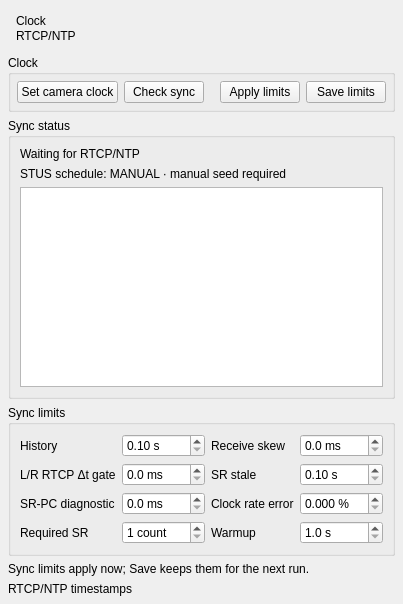
<?xml version='1.0' encoding='utf-8'?>
<ui version="4.0">
  <class>TimeWorkspace</class>
  <widget class="QWidget" name="widget1">
    <property name="minimumSize">
      <size>
        <width>0</width>
        <height>0</height>
      </size>
    </property>
    <property name="maximumSize">
      <size>
        <width>16777215</width>
        <height>16777215</height>
      </size>
    </property>
    <layout class="QVBoxLayout" name="layout2" stretch="0,0,0,0,0,0,1">
      <property name="leftMargin">
        <number>8</number>
      </property>
      <property name="topMargin">
        <number>8</number>
      </property>
      <property name="rightMargin">
        <number>8</number>
      </property>
      <property name="bottomMargin">
        <number>8</number>
      </property>
      <property name="spacing">
        <number>6</number>
      </property>
      <item>
        <widget class="QFrame" name="widget3">
          <property name="minimumSize">
            <size>
              <width>0</width>
              <height>0</height>
            </size>
          </property>
          <property name="maximumSize">
            <size>
              <width>16777215</width>
              <height>16777215</height>
            </size>
          </property>
          <layout class="QVBoxLayout" name="layout4" stretch="0,0">
            <property name="leftMargin">
              <number>8</number>
            </property>
            <property name="topMargin">
              <number>6</number>
            </property>
            <property name="rightMargin">
              <number>8</number>
            </property>
            <property name="bottomMargin">
              <number>6</number>
            </property>
            <property name="spacing">
              <number>1</number>
            </property>
            <item>
              <widget class="QLabel" name="widget5">
                <property name="minimumSize">
                  <size>
                    <width>0</width>
                    <height>0</height>
                  </size>
                </property>
                <property name="maximumSize">
                  <size>
                    <width>16777215</width>
                    <height>16777215</height>
                  </size>
                </property>
                <property name="text">
                  <string>Clock</string>
                </property>
                <property name="wordWrap">
                  <bool>false</bool>
                </property>
                <property name="alignment">
                  <set>Qt::AlignLeft|Qt::AlignVCenter</set>
                </property>
                <property name="textInteractionFlags">
                  <set>Qt::LinksAccessibleByMouse</set>
                </property>
                <property name="legacyObjectName" stdset="0">
                  <string>workspaceTitle</string>
                </property>
              </widget>
            </item>
            <item>
              <widget class="QLabel" name="widget6">
                <property name="minimumSize">
                  <size>
                    <width>0</width>
                    <height>0</height>
                  </size>
                </property>
                <property name="maximumSize">
                  <size>
                    <width>16777215</width>
                    <height>16777215</height>
                  </size>
                </property>
                <property name="text">
                  <string>RTCP/NTP</string>
                </property>
                <property name="wordWrap">
                  <bool>true</bool>
                </property>
                <property name="alignment">
                  <set>Qt::AlignLeft|Qt::AlignVCenter</set>
                </property>
                <property name="textInteractionFlags">
                  <set>Qt::LinksAccessibleByMouse</set>
                </property>
                <property name="legacyObjectName" stdset="0">
                  <string>workspaceSubtitle</string>
                </property>
              </widget>
            </item>
          </layout>
          <property name="legacyObjectName" stdset="0">
            <string>workstationHeader</string>
          </property>
        </widget>
      </item>
      <item>
        <widget class="QGroupBox" name="widget7">
          <property name="minimumSize">
            <size>
              <width>0</width>
              <height>0</height>
            </size>
          </property>
          <property name="maximumSize">
            <size>
              <width>16777215</width>
              <height>16777215</height>
            </size>
          </property>
          <property name="title">
            <string>Clock</string>
          </property>
          <layout class="QHBoxLayout" name="layout8" stretch="0,0,1,0,0">
            <property name="leftMargin">
              <number>6</number>
            </property>
            <property name="topMargin">
              <number>6</number>
            </property>
            <property name="rightMargin">
              <number>6</number>
            </property>
            <property name="bottomMargin">
              <number>6</number>
            </property>
            <property name="spacing">
              <number>6</number>
            </property>
            <item>
              <widget class="QPushButton" name="operation_buttons_time_set_pc">
                <property name="minimumSize">
                  <size>
                    <width>0</width>
                    <height>0</height>
                  </size>
                </property>
                <property name="maximumSize">
                  <size>
                    <width>16777215</width>
                    <height>16777215</height>
                  </size>
                </property>
                <property name="text">
                  <string>Set camera clock</string>
                </property>
                <property name="commandId" stdset="0">
                  <string>time.set_pc</string>
                </property>
              </widget>
            </item>
            <item>
              <widget class="QPushButton" name="operation_buttons_time_check_sync">
                <property name="minimumSize">
                  <size>
                    <width>0</width>
                    <height>0</height>
                  </size>
                </property>
                <property name="maximumSize">
                  <size>
                    <width>16777215</width>
                    <height>16777215</height>
                  </size>
                </property>
                <property name="text">
                  <string>Check sync</string>
                </property>
                <property name="commandId" stdset="0">
                  <string>time.check_sync</string>
                </property>
              </widget>
            </item>
            <item>
              <spacer name="spacer11">
                <property name="orientation">
                  <enum>Qt::Horizontal</enum>
                </property>
                <property name="sizeHint">
                  <size>
                    <width>0</width>
                    <height>0</height>
                  </size>
                </property>
              </spacer>
            </item>
            <item>
              <widget class="QPushButton" name="operation_buttons_time_apply_settings">
                <property name="minimumSize">
                  <size>
                    <width>0</width>
                    <height>0</height>
                  </size>
                </property>
                <property name="maximumSize">
                  <size>
                    <width>16777215</width>
                    <height>16777215</height>
                  </size>
                </property>
                <property name="text">
                  <string>Apply limits</string>
                </property>
                <property name="commandId" stdset="0">
                  <string>time.apply_settings</string>
                </property>
              </widget>
            </item>
            <item>
              <widget class="QPushButton" name="operation_buttons_time_save_settings">
                <property name="minimumSize">
                  <size>
                    <width>0</width>
                    <height>0</height>
                  </size>
                </property>
                <property name="maximumSize">
                  <size>
                    <width>16777215</width>
                    <height>16777215</height>
                  </size>
                </property>
                <property name="text">
                  <string>Save limits</string>
                </property>
                <property name="commandId" stdset="0">
                  <string>time.save_settings</string>
                </property>
              </widget>
            </item>
          </layout>
        </widget>
      </item>
      <item>
        <widget class="QGroupBox" name="widget14">
          <property name="minimumSize">
            <size>
              <width>0</width>
              <height>0</height>
            </size>
          </property>
          <property name="maximumSize">
            <size>
              <width>16777215</width>
              <height>16777215</height>
            </size>
          </property>
          <property name="title">
            <string>Sync status</string>
          </property>
          <layout class="QVBoxLayout" name="layout15" stretch="0,0,0">
            <property name="leftMargin">
              <number>9</number>
            </property>
            <property name="topMargin">
              <number>9</number>
            </property>
            <property name="rightMargin">
              <number>9</number>
            </property>
            <property name="bottomMargin">
              <number>9</number>
            </property>
            <property name="spacing">
              <number>6</number>
            </property>
            <item>
              <layout class="QHBoxLayout" name="layout16" stretch="1,1">
                <property name="leftMargin">
                  <number>0</number>
                </property>
                <property name="topMargin">
                  <number>0</number>
                </property>
                <property name="rightMargin">
                  <number>0</number>
                </property>
                <property name="bottomMargin">
                  <number>0</number>
                </property>
                <property name="spacing">
                  <number>6</number>
                </property>
                <item>
                  <widget class="QLabel" name="sync_status">
                    <property name="minimumSize">
                      <size>
                        <width>0</width>
                        <height>0</height>
                      </size>
                    </property>
                    <property name="maximumSize">
                      <size>
                        <width>16777215</width>
                        <height>16777215</height>
                      </size>
                    </property>
                    <property name="text">
                      <string>Waiting for RTCP/NTP</string>
                    </property>
                    <property name="wordWrap">
                      <bool>true</bool>
                    </property>
                    <property name="alignment">
                      <set>Qt::AlignLeft|Qt::AlignVCenter</set>
                    </property>
                    <property name="textInteractionFlags">
                      <set>Qt::TextSelectableByMouse</set>
                    </property>
                    <property name="legacyObjectName" stdset="0">
                      <string>statusStrip</string>
                    </property>
                  </widget>
                </item>
                <item>
                  <widget class="QLabel" name="sync_reason">
                    <property name="minimumSize">
                      <size>
                        <width>0</width>
                        <height>0</height>
                      </size>
                    </property>
                    <property name="maximumSize">
                      <size>
                        <width>16777215</width>
                        <height>16777215</height>
                      </size>
                    </property>
                    <property name="text">
                      <string />
                    </property>
                    <property name="wordWrap">
                      <bool>true</bool>
                    </property>
                    <property name="alignment">
                      <set>Qt::AlignRight|Qt::AlignVCenter</set>
                    </property>
                    <property name="textInteractionFlags">
                      <set>Qt::TextSelectableByMouse</set>
                    </property>
                    <property name="legacyObjectName" stdset="0">
                      <string>statusReason</string>
                    </property>
                  </widget>
                </item>
              </layout>
            </item>
            <item>
              <widget class="QLabel" name="schedule_status">
                <property name="minimumSize">
                  <size>
                    <width>0</width>
                    <height>0</height>
                  </size>
                </property>
                <property name="maximumSize">
                  <size>
                    <width>16777215</width>
                    <height>16777215</height>
                  </size>
                </property>
                <property name="text">
                  <string>STUS schedule: MANUAL · manual seed required</string>
                </property>
                <property name="wordWrap">
                  <bool>true</bool>
                </property>
                <property name="alignment">
                  <set>Qt::AlignLeft|Qt::AlignVCenter</set>
                </property>
                <property name="textInteractionFlags">
                  <set>Qt::TextSelectableByMouse</set>
                </property>
                <property name="legacyObjectName" stdset="0">
                  <string>statusStrip</string>
                </property>
              </widget>
            </item>
            <item>
              <widget class="QPlainTextEdit" name="sync_summary">
                <property name="minimumSize">
                  <size>
                    <width>0</width>
                    <height>200</height>
                  </size>
                </property>
                <property name="maximumSize">
                  <size>
                    <width>16777215</width>
                    <height>200</height>
                  </size>
                </property>
                <property name="readOnly">
                  <bool>true</bool>
                </property>
                <property name="maximumBlockCount">
                  <number>80</number>
                </property>
              </widget>
            </item>
          </layout>
        </widget>
      </item>
      <item>
        <widget class="QGroupBox" name="widget21">
          <property name="minimumSize">
            <size>
              <width>0</width>
              <height>0</height>
            </size>
          </property>
          <property name="maximumSize">
            <size>
              <width>16777215</width>
              <height>16777215</height>
            </size>
          </property>
          <property name="title">
            <string>Sync limits</string>
          </property>
          <layout class="QGridLayout" name="layout22" columnstretch="0,1,0,1">
            <property name="leftMargin">
              <number>9</number>
            </property>
            <property name="topMargin">
              <number>9</number>
            </property>
            <property name="rightMargin">
              <number>9</number>
            </property>
            <property name="bottomMargin">
              <number>9</number>
            </property>
            <property name="spacing">
              <number>-1</number>
            </property>
            <item row="0" column="0" rowspan="1" colspan="1">
              <widget class="QLabel" name="widget23">
                <property name="minimumSize">
                  <size>
                    <width>0</width>
                    <height>0</height>
                  </size>
                </property>
                <property name="maximumSize">
                  <size>
                    <width>16777215</width>
                    <height>16777215</height>
                  </size>
                </property>
                <property name="text">
                  <string>History</string>
                </property>
                <property name="wordWrap">
                  <bool>false</bool>
                </property>
                <property name="alignment">
                  <set>Qt::AlignLeft|Qt::AlignVCenter</set>
                </property>
                <property name="textInteractionFlags">
                  <set>Qt::LinksAccessibleByMouse</set>
                </property>
              </widget>
            </item>
            <item row="0" column="1" rowspan="1" colspan="1">
              <widget class="QDoubleSpinBox" name="settings_widgets_camera_sync_history_window_s">
                <property name="minimumSize">
                  <size>
                    <width>0</width>
                    <height>0</height>
                  </size>
                </property>
                <property name="maximumSize">
                  <size>
                    <width>16777215</width>
                    <height>16777215</height>
                  </size>
                </property>
                <property name="minimum">
                  <double>0.1</double>
                </property>
                <property name="maximum">
                  <double>5.0</double>
                </property>
                <property name="singleStep">
                  <double>1.0</double>
                </property>
                <property name="suffix">
                  <string> s</string>
                </property>
                <property name="decimals">
                  <number>2</number>
                </property>
              </widget>
            </item>
            <item row="0" column="2" rowspan="1" colspan="1">
              <widget class="QLabel" name="widget25">
                <property name="minimumSize">
                  <size>
                    <width>0</width>
                    <height>0</height>
                  </size>
                </property>
                <property name="maximumSize">
                  <size>
                    <width>16777215</width>
                    <height>16777215</height>
                  </size>
                </property>
                <property name="text">
                  <string>Receive skew</string>
                </property>
                <property name="wordWrap">
                  <bool>false</bool>
                </property>
                <property name="alignment">
                  <set>Qt::AlignLeft|Qt::AlignVCenter</set>
                </property>
                <property name="textInteractionFlags">
                  <set>Qt::LinksAccessibleByMouse</set>
                </property>
              </widget>
            </item>
            <item row="0" column="3" rowspan="1" colspan="1">
              <widget class="QDoubleSpinBox" name="settings_widgets_camera_sync_receive_pair_max_delta_ms">
                <property name="minimumSize">
                  <size>
                    <width>0</width>
                    <height>0</height>
                  </size>
                </property>
                <property name="maximumSize">
                  <size>
                    <width>16777215</width>
                    <height>16777215</height>
                  </size>
                </property>
                <property name="minimum">
                  <double>0.0</double>
                </property>
                <property name="maximum">
                  <double>2000.0</double>
                </property>
                <property name="singleStep">
                  <double>1.0</double>
                </property>
                <property name="suffix">
                  <string> ms</string>
                </property>
                <property name="decimals">
                  <number>1</number>
                </property>
              </widget>
            </item>
            <item row="1" column="0" rowspan="1" colspan="1">
              <widget class="QLabel" name="widget27">
                <property name="minimumSize">
                  <size>
                    <width>0</width>
                    <height>0</height>
                  </size>
                </property>
                <property name="maximumSize">
                  <size>
                    <width>16777215</width>
                    <height>16777215</height>
                  </size>
                </property>
                <property name="text">
                  <string>L/R RTCP Δt gate</string>
                </property>
                <property name="wordWrap">
                  <bool>false</bool>
                </property>
                <property name="alignment">
                  <set>Qt::AlignLeft|Qt::AlignVCenter</set>
                </property>
                <property name="textInteractionFlags">
                  <set>Qt::LinksAccessibleByMouse</set>
                </property>
              </widget>
            </item>
            <item row="1" column="1" rowspan="1" colspan="1">
              <widget class="QDoubleSpinBox" name="settings_widgets_camera_sync_rtcp_pair_max_delta_ms">
                <property name="minimumSize">
                  <size>
                    <width>0</width>
                    <height>0</height>
                  </size>
                </property>
                <property name="maximumSize">
                  <size>
                    <width>16777215</width>
                    <height>16777215</height>
                  </size>
                </property>
                <property name="minimum">
                  <double>0.0</double>
                </property>
                <property name="maximum">
                  <double>1000.0</double>
                </property>
                <property name="singleStep">
                  <double>1.0</double>
                </property>
                <property name="suffix">
                  <string> ms</string>
                </property>
                <property name="decimals">
                  <number>1</number>
                </property>
              </widget>
            </item>
            <item row="1" column="2" rowspan="1" colspan="1">
              <widget class="QLabel" name="widget29">
                <property name="minimumSize">
                  <size>
                    <width>0</width>
                    <height>0</height>
                  </size>
                </property>
                <property name="maximumSize">
                  <size>
                    <width>16777215</width>
                    <height>16777215</height>
                  </size>
                </property>
                <property name="text">
                  <string>SR stale</string>
                </property>
                <property name="wordWrap">
                  <bool>false</bool>
                </property>
                <property name="alignment">
                  <set>Qt::AlignLeft|Qt::AlignVCenter</set>
                </property>
                <property name="textInteractionFlags">
                  <set>Qt::LinksAccessibleByMouse</set>
                </property>
              </widget>
            </item>
            <item row="1" column="3" rowspan="1" colspan="1">
              <widget class="QDoubleSpinBox" name="settings_widgets_camera_sync_max_sr_age_s">
                <property name="minimumSize">
                  <size>
                    <width>0</width>
                    <height>0</height>
                  </size>
                </property>
                <property name="maximumSize">
                  <size>
                    <width>16777215</width>
                    <height>16777215</height>
                  </size>
                </property>
                <property name="minimum">
                  <double>0.1</double>
                </property>
                <property name="maximum">
                  <double>60.0</double>
                </property>
                <property name="singleStep">
                  <double>1.0</double>
                </property>
                <property name="suffix">
                  <string> s</string>
                </property>
                <property name="decimals">
                  <number>2</number>
                </property>
              </widget>
            </item>
            <item row="2" column="0" rowspan="1" colspan="1">
              <widget class="QLabel" name="widget31">
                <property name="minimumSize">
                  <size>
                    <width>0</width>
                    <height>0</height>
                  </size>
                </property>
                <property name="maximumSize">
                  <size>
                    <width>16777215</width>
                    <height>16777215</height>
                  </size>
                </property>
                <property name="text">
                  <string>SR-PC diagnostic</string>
                </property>
                <property name="wordWrap">
                  <bool>false</bool>
                </property>
                <property name="alignment">
                  <set>Qt::AlignLeft|Qt::AlignVCenter</set>
                </property>
                <property name="textInteractionFlags">
                  <set>Qt::LinksAccessibleByMouse</set>
                </property>
              </widget>
            </item>
            <item row="2" column="1" rowspan="1" colspan="1">
              <widget class="QDoubleSpinBox" name="settings_widgets_camera_sync_max_pc_offset_ms">
                <property name="minimumSize">
                  <size>
                    <width>0</width>
                    <height>0</height>
                  </size>
                </property>
                <property name="maximumSize">
                  <size>
                    <width>16777215</width>
                    <height>16777215</height>
                  </size>
                </property>
                <property name="minimum">
                  <double>0.0</double>
                </property>
                <property name="maximum">
                  <double>5000.0</double>
                </property>
                <property name="singleStep">
                  <double>1.0</double>
                </property>
                <property name="suffix">
                  <string> ms</string>
                </property>
                <property name="decimals">
                  <number>1</number>
                </property>
              </widget>
            </item>
            <item row="2" column="2" rowspan="1" colspan="1">
              <widget class="QLabel" name="widget33">
                <property name="minimumSize">
                  <size>
                    <width>0</width>
                    <height>0</height>
                  </size>
                </property>
                <property name="maximumSize">
                  <size>
                    <width>16777215</width>
                    <height>16777215</height>
                  </size>
                </property>
                <property name="text">
                  <string>Clock rate error</string>
                </property>
                <property name="wordWrap">
                  <bool>false</bool>
                </property>
                <property name="alignment">
                  <set>Qt::AlignLeft|Qt::AlignVCenter</set>
                </property>
                <property name="textInteractionFlags">
                  <set>Qt::LinksAccessibleByMouse</set>
                </property>
              </widget>
            </item>
            <item row="2" column="3" rowspan="1" colspan="1">
              <widget class="QDoubleSpinBox" name="settings_widgets_camera_sync_clock_rate_error_pct">
                <property name="minimumSize">
                  <size>
                    <width>0</width>
                    <height>0</height>
                  </size>
                </property>
                <property name="maximumSize">
                  <size>
                    <width>16777215</width>
                    <height>16777215</height>
                  </size>
                </property>
                <property name="minimum">
                  <double>0.0</double>
                </property>
                <property name="maximum">
                  <double>10.0</double>
                </property>
                <property name="singleStep">
                  <double>1.0</double>
                </property>
                <property name="suffix">
                  <string> %</string>
                </property>
                <property name="decimals">
                  <number>3</number>
                </property>
              </widget>
            </item>
            <item row="3" column="0" rowspan="1" colspan="1">
              <widget class="QLabel" name="widget35">
                <property name="minimumSize">
                  <size>
                    <width>0</width>
                    <height>0</height>
                  </size>
                </property>
                <property name="maximumSize">
                  <size>
                    <width>16777215</width>
                    <height>16777215</height>
                  </size>
                </property>
                <property name="text">
                  <string>Required SR</string>
                </property>
                <property name="wordWrap">
                  <bool>false</bool>
                </property>
                <property name="alignment">
                  <set>Qt::AlignLeft|Qt::AlignVCenter</set>
                </property>
                <property name="textInteractionFlags">
                  <set>Qt::LinksAccessibleByMouse</set>
                </property>
              </widget>
            </item>
            <item row="3" column="1" rowspan="1" colspan="1">
              <widget class="QSpinBox" name="settings_widgets_camera_sync_required_sr_count">
                <property name="minimumSize">
                  <size>
                    <width>0</width>
                    <height>0</height>
                  </size>
                </property>
                <property name="maximumSize">
                  <size>
                    <width>16777215</width>
                    <height>16777215</height>
                  </size>
                </property>
                <property name="minimum">
                  <number>1</number>
                </property>
                <property name="maximum">
                  <number>20</number>
                </property>
                <property name="singleStep">
                  <number>1</number>
                </property>
                <property name="suffix">
                  <string> count</string>
                </property>
              </widget>
            </item>
            <item row="3" column="2" rowspan="1" colspan="1">
              <widget class="QLabel" name="widget37">
                <property name="minimumSize">
                  <size>
                    <width>0</width>
                    <height>0</height>
                  </size>
                </property>
                <property name="maximumSize">
                  <size>
                    <width>16777215</width>
                    <height>16777215</height>
                  </size>
                </property>
                <property name="text">
                  <string>Warmup</string>
                </property>
                <property name="wordWrap">
                  <bool>false</bool>
                </property>
                <property name="alignment">
                  <set>Qt::AlignLeft|Qt::AlignVCenter</set>
                </property>
                <property name="textInteractionFlags">
                  <set>Qt::LinksAccessibleByMouse</set>
                </property>
              </widget>
            </item>
            <item row="3" column="3" rowspan="1" colspan="1">
              <widget class="QDoubleSpinBox" name="settings_widgets_camera_sync_warmup_timeout_s">
                <property name="minimumSize">
                  <size>
                    <width>0</width>
                    <height>0</height>
                  </size>
                </property>
                <property name="maximumSize">
                  <size>
                    <width>16777215</width>
                    <height>16777215</height>
                  </size>
                </property>
                <property name="minimum">
                  <double>1.0</double>
                </property>
                <property name="maximum">
                  <double>120.0</double>
                </property>
                <property name="singleStep">
                  <double>1.0</double>
                </property>
                <property name="suffix">
                  <string> s</string>
                </property>
                <property name="decimals">
                  <number>1</number>
                </property>
              </widget>
            </item>
          </layout>
        </widget>
      </item>
      <item>
        <widget class="QLabel" name="sync_settings_status">
          <property name="minimumSize">
            <size>
              <width>0</width>
              <height>0</height>
            </size>
          </property>
          <property name="maximumSize">
            <size>
              <width>16777215</width>
              <height>16777215</height>
            </size>
          </property>
          <property name="text">
            <string>Sync limits apply now; Save keeps them for the next run.</string>
          </property>
          <property name="wordWrap">
            <bool>true</bool>
          </property>
          <property name="alignment">
            <set>Qt::AlignLeft|Qt::AlignVCenter</set>
          </property>
          <property name="textInteractionFlags">
            <set>Qt::LinksAccessibleByMouse</set>
          </property>
          <property name="legacyObjectName" stdset="0">
            <string>statusStrip</string>
          </property>
        </widget>
      </item>
      <item>
        <widget class="QLabel" name="widget40">
          <property name="minimumSize">
            <size>
              <width>0</width>
              <height>0</height>
            </size>
          </property>
          <property name="maximumSize">
            <size>
              <width>16777215</width>
              <height>16777215</height>
            </size>
          </property>
          <property name="text">
            <string>RTCP/NTP timestamps</string>
          </property>
          <property name="wordWrap">
            <bool>false</bool>
          </property>
          <property name="alignment">
            <set>Qt::AlignLeft|Qt::AlignVCenter</set>
          </property>
          <property name="textInteractionFlags">
            <set>Qt::LinksAccessibleByMouse</set>
          </property>
          <property name="legacyObjectName" stdset="0">
            <string>compactContract</string>
          </property>
        </widget>
      </item>
      <item>
        <spacer name="spacer41">
          <property name="orientation">
            <enum>Qt::Vertical</enum>
          </property>
          <property name="sizeHint">
            <size>
              <width>0</width>
              <height>0</height>
            </size>
          </property>
        </spacer>
      </item>
    </layout>
  </widget>
  <resources />
  <connections />
</ui>
